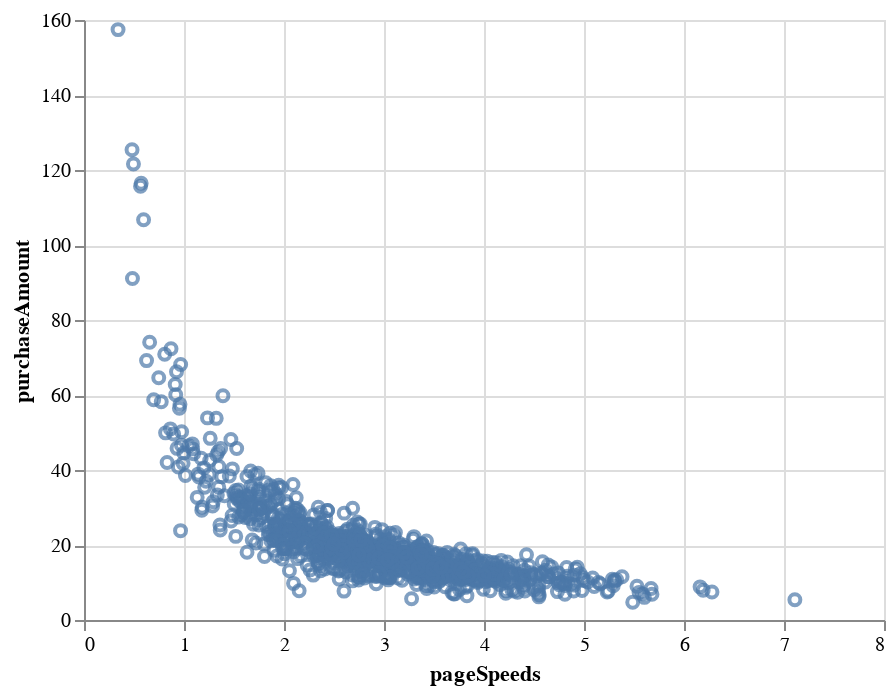

Notebook code for this chart:
### Markdown cell above
What if your data doesn't look linear at all? Let's look at some more realistic-looking page speed / purchase data:

### Code cell
import altair as alt
import numpy as np
import pandas as pd
from pylab import *

np.random.seed(2)
pageSpeeds = np.random.normal(3.0, 1.0, 1000)
purchaseAmount = np.random.normal(50.0, 10.0, 1000) / pageSpeeds

data = pd.DataFrame({'pageSpeeds':pageSpeeds, 'purchaseAmount':purchaseAmount})

scatter_chart = alt.Chart(data).mark_point().encode(x='pageSpeeds:Q',  y='purchaseAmount:Q')
scatter_chart

### Figure 1 — Vega-Lite specification as saved in the notebook (floating-point values rounded to 4 significant figures; data arrays with more than 128 entries replaced by an {"elided": "..."} marker saying what was removed)
{"config": {"view": {"continuousWidth": 400, "continuousHeight": 300}}, "data": {"name": "data-3054186e0980bd4b735e878f139ce000"}, "mark": "point", "encoding": {"x": {"type": "quantitative", "field": "pageSpeeds"}, "y": {"type": "quantitative", "field": "purchaseAmount"}}, "$schema": "https://vega.github.io/schema/vega-lite/v4.8.1.json", "datasets": {"data-3054186e0980bd4b735e878f139ce000": {"elided": "1000 records"}}}
